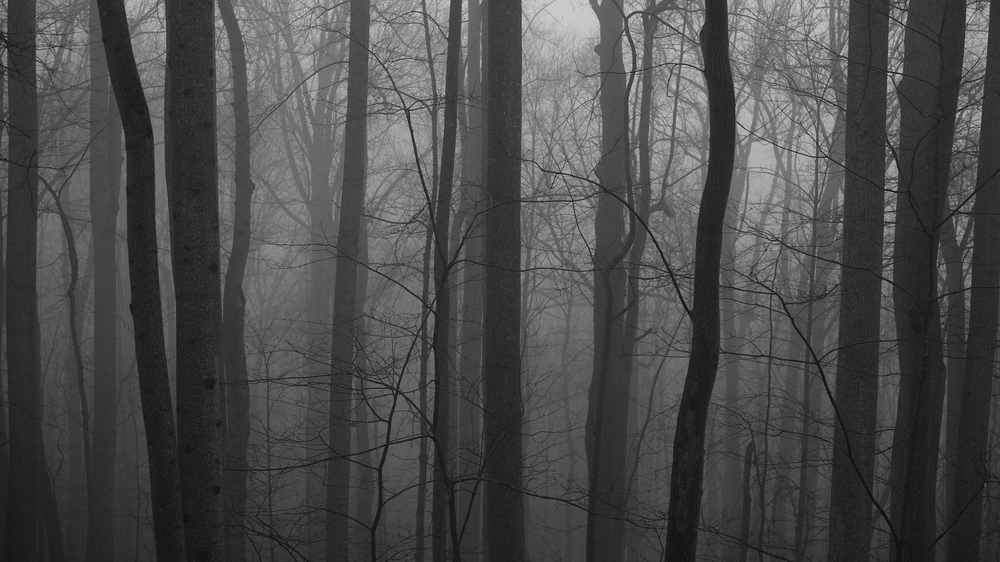
#> input picture assets/forest.tif, 1000 x 562 px, shrunk from 2048 x 1152 before the run
$ python gray_level_slicing.py
#> lines starting #> are read from the running program, lines starting #| are printed output that depends on the picture
from libraries import *

# Read original image
forest = os.path.join(os.path.dirname(__file__), "../assets/forest.tif")
image = cv2.imread(forest, 0)
#> image is the input picture: shape (562, 1000); min 13, max 210, mean 74.7

# Read original image
# road = os.path.join(os.path.dirname(__file__), "../assets/road.tif")
# image = cv2.imread(road, 0)

#  Find width and height of image
row, column = image.shape
#> row = 562; column = 1000

#  Create a zeros array to store the sliced image
img1 = np.zeros((row, column), dtype='uint8')

#  Specify the min and max range
min_range = 80
max_range = 140

# Loop over the input image and if pixel value lies in desired range set it to 255
# otherwise set it to desired value
for i in range(row):
    for j in range(column):
        if min_range < image[i, j] < max_range:
            img1[i, j] = 255
        else:
            img1[i, j] = image[i - 1, j - 1]
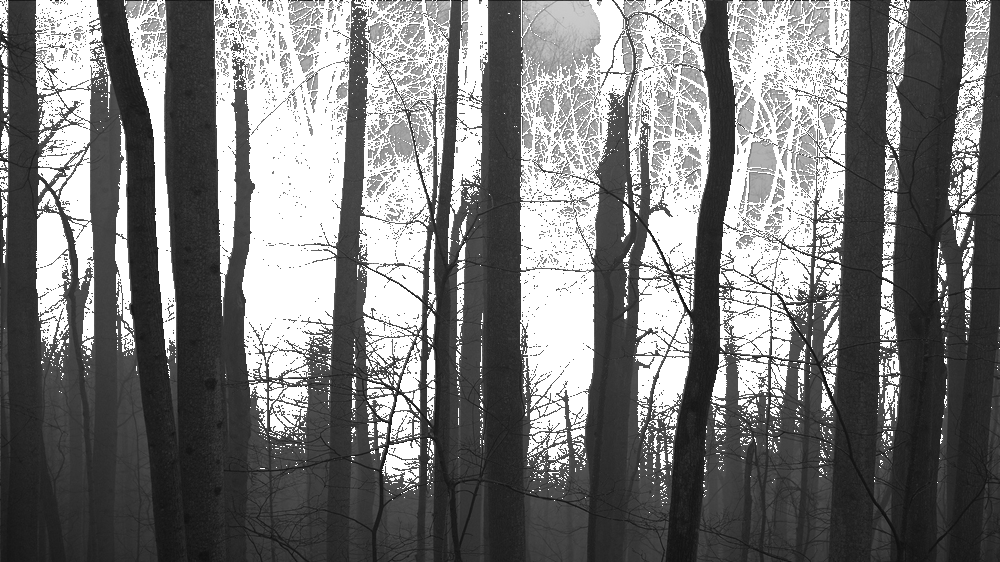
#> img1: shape (562, 1000); min 13, max 255, mean 119.7

cv2.imshow('Original', image)
cv2.imshow('slicedimage', img1)
cv2.waitKey(0)
cv2.destroyAllWindows()

$ run again, with assets/breast_mammogram.tif copied over assets/forest.tif
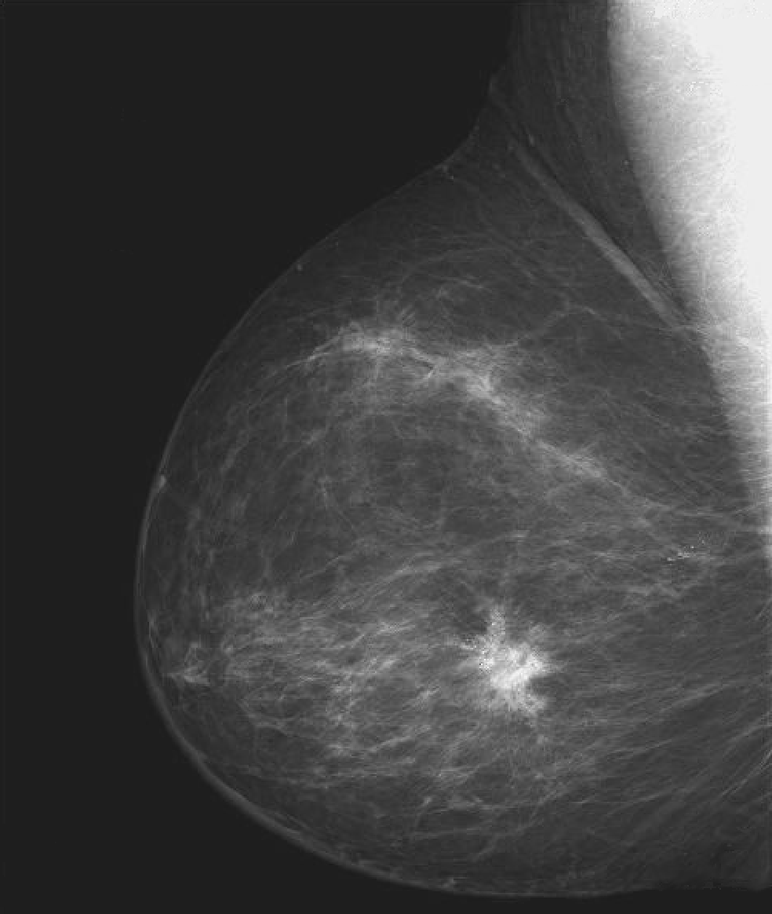
#> input picture assets/breast_mammogram.tif, 772 x 914 px, shrunk from 984 x 1164 before the run
#> image is the input picture: shape (914, 772); min 18, max 255, mean 66.6
#> after the loop `for i in range(row):`:
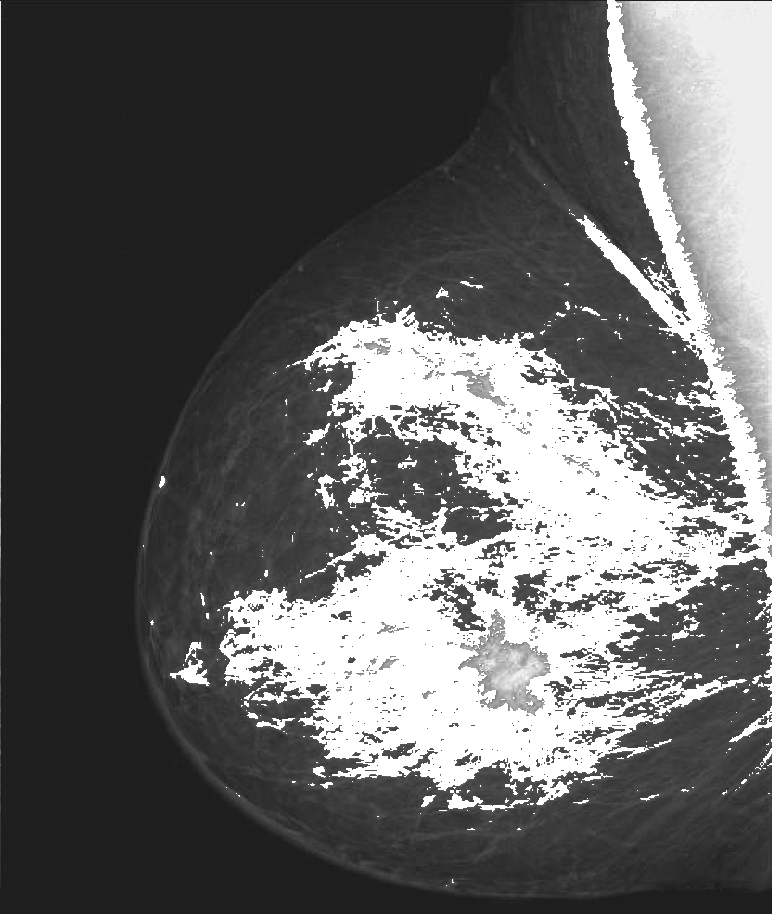
#> img1: shape (914, 772); min 18, max 255, mean 96.7
